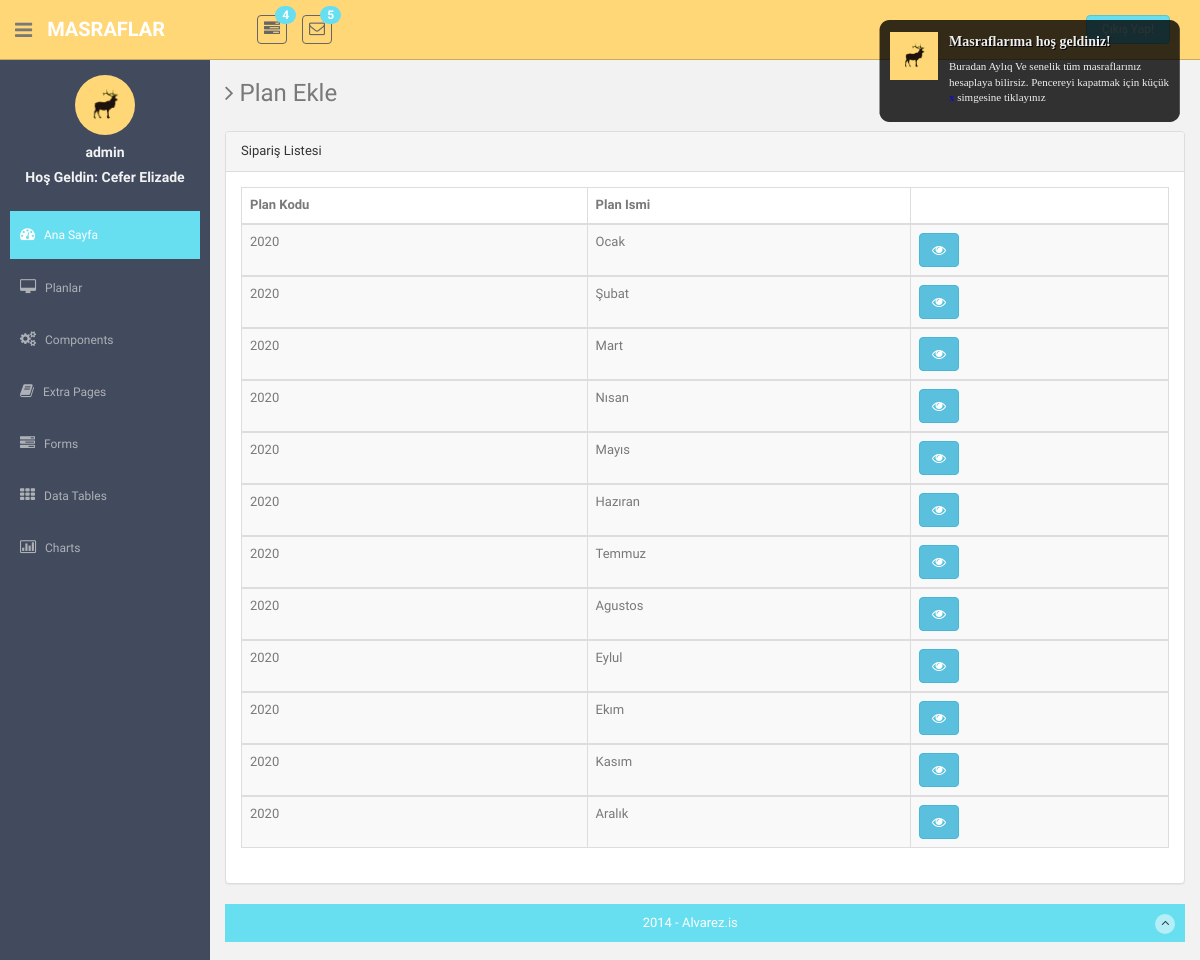
Page /months.php?year=2020 (signed in) on the committed database.
### tables this page shows
CREATE TABLE IF NOT EXISTS `users` (
  `users_id` int(11) NOT NULL AUTO_INCREMENT,
  `users_name` varchar(50) DEFAULT NULL,
  `users_password` varchar(50) DEFAULT NULL,
  `users_mail` varchar(100) DEFAULT NULL,
  `users_namesurname` varchar(100) DEFAULT NULL,
  `users_authority` varchar(50) DEFAULT NULL,
  `users_status` varchar(50) DEFAULT NULL,
  `users_date` date DEFAULT NULL,
  PRIMARY KEY (`users_id`)
);

CREATE TABLE IF NOT EXISTS `month` (
  `month_id` int(11) NOT NULL AUTO_INCREMENT,
  `month_name` varchar(100) DEFAULT NULL,
  `month_year` varchar(11) DEFAULT NULL,
  PRIMARY KEY (`month_id`)
);

### months.php (the view, shortened to what this page needs)
     <?php include "header.php"; ?>
     <?php include "sidebar.php";?>
   <section id="main-content">
          <section class="wrapper site-min-height">
          	<h3><i class="fa fa-angle-right"></i> Plan Ekle</h3>
          	<div class="row mt">
          		<div class="col-lg-12">
                  <div class="row">
                <div class="col-md-12">
                    <div class="panel panel-default">
                        <div class="panel-heading">
                            Sipariş Listesi
                        </div>
                        <div class="panel-body">
                            <div class="table-responsive">
                                <table class="table table-striped table-bordered table-hover">
                                    <thead>
                                        <tr>
                                            <th>Plan Kodu</th>
                                            <th>Plan Ismi</th>
                                            <th></th>
                                        </tr>
                                    </thead>
                                    <?php
$veriler=$db->prepare("SELECT * FROM month WHERE month_year=:year ORDER BY month_year DESC");
$veriler->execute(array(
    'year' => $_GET['year']
));
$data=$veriler->fetchAll(PDO::FETCH_ASSOC);
foreach ($data as $row) {
?>
                                    <tbody>
                                        <tr>
                                            <td><?php echo $row['month_year']."<br />\n"; ?></td>
                                                <td><?php echo $row['month_name']."<br />\n"; ?></td>
                                            <td> <a href="<?php echo "expense.php?month=".$row['month_id'];?>" class="btn btn-info" title="işlem yap"><i class="fa fa-eye fa-1x"></i></a> </td>
                                               <?php }?>
                                        </tr>
                                    </tbody>
                                </table>
                            </div>
                        </div>
                    </div>
                </div>
                </div>
            </div>
            </div>
      <?php include "footer.php";?>

### header.php (shortened to what this page needs)
<!DOCTYPE html>
<html lang="en">
  <head>
    <link href="assets/css/bootstrap.css" rel="stylesheet">
    <link href="assets/font-awesome/css/font-awesome.css" rel="stylesheet" />
    <link rel="stylesheet" type="text/css" href="assets/css/zabuto_calendar.css">
    <link rel="stylesheet" type="text/css" href="assets/js/gritter/css/jquery.gritter.css" />
    <link rel="stylesheet" type="text/css" href="assets/lineicons/style.css">
    <link href="assets/css/style.css" rel="stylesheet">
    <link href="assets/css/style-responsive.css" rel="stylesheet">
    <link rel="stylesheet" href="assets/css/to-do.css">
  </head>
  <body>
  <section id="container" >
      <header class="header black-bg">
              <div class="sidebar-toggle-box">
                  <div class="fa fa-bars tooltips" data-placement="right" data-original-title="Toggle Navigation"></div>
              </div>
            <a href="index.html" class="logo"><b>Masraflar</b></a>
            <div class="nav notify-row" id="top_menu">
                <ul class="nav top-menu">
                    <li class="dropdown">
                        <a data-toggle="dropdown" class="dropdown-toggle" href="index.html#">
                            <i class="fa fa-tasks"></i>
                            <span class="badge bg-theme">4</span>
                        </a>
                    </li>
                    <li id="header_inbox_bar" class="dropdown">
                        <a data-toggle="dropdown" class="dropdown-toggle" href="index.html#">
                            <i class="fa fa-envelope-o"></i>
                            <span class="badge bg-theme">5</span>
                        </a>
                    </li>
                </ul>
            </div>
            <div class="top-menu">
            	<ul class="nav pull-right top-menu">
                    <li><a class="logout" href="logout.php">Çıkış Yap!</a></li>
            	</ul>
            </div>
        </header>

### sidebar.php (shortened to what this page needs)
<aside>
    <div id="sidebar"  class="nav-collapse ">
        <ul class="sidebar-menu" id="nav-accordion">
        	  <p class="centered"><a href="profile.html"><img src="assets/img/ui-sam.jpg" class="img-circle" width="60"></a></p>
              <h5 class="centered"><?php echo $_SESSION['users_name'];?></h5>
              <h5 class="centered">
              <?php
          $askusers=$db->prepare("SELECT users_namesurname,users_id FROM users WHERE users_name=:users_name");
          $askusers->execute(array(
          'users_name' => $_SESSION['users_name']
          ));
          foreach ($askusers as $row)
          {
              echo "Hoş Geldin:  ".$row['users_namesurname'] ;
          }
          ?></h5>
            <li class="mt">
                <a class="active" href="index.php">
                    <i class="fa fa-dashboard"></i>
                    <span>Ana Sayfa</span>
                </a>
            </li>
            <li class="sub-menu">
                <a href="javascript:;" >
                    <i class="fa fa-desktop"></i>
                    <span>Planlar</span>
                </a>
            </li>
            <li class="sub-menu">
                <a href="javascript:;" >
                    <i class="fa fa-cogs"></i>
                    <span>Components</span>
                </a>
            </li>
            <li class="sub-menu">
                <a href="javascript:;" >
                    <i class="fa fa-book"></i>
                    <span>Extra Pages</span>
                </a>
            </li>
            <li class="sub-menu">
                <a href="javascript:;" >
                    <i class="fa fa-tasks"></i>
                    <span>Forms</span>
                </a>
            </li>
            <li class="sub-menu">
                <a href="javascript:;" >
                    <i class="fa fa-th"></i>
                    <span>Data Tables</span>
                </a>
            </li>
            <li class="sub-menu">
                <a href="javascript:;" >
                    <i class=" fa fa-bar-chart-o"></i>
                    <span>Charts</span>
                </a>
            </li>
        </ul>
    </div>
</aside>

### footer.php (shortened to what this page needs)
      <footer class="site-footer">
          <div class="text-center">
              2014 - Alvarez.is
              <a href="index.html#" class="go-top">
                  <i class="fa fa-angle-up"></i>
              </a>
          </div>
      </footer>
  </section>
  </body>
</html>

### assets/css/style.css (style rules this page uses)
body { color: #797979; background: #f2f2f2; font-family: 'Ruda', sans-serif; padding: 0px !important; margin: 0px !important; font-size:13px; }
ul li { list-style: none; }
a, a:hover, a:focus { text-decoration: none; outline: none; }
#container { width: 100%; height: 100%; }
.bg-theme { background-color: #68dff0; }
.centered { text-align: center; }
.mt { margin-top: 25px; }
ul.top-menu > li > .logout { color: #f2f2f2; font-size: 12px; border-radius: 4px; -webkit-border-radius: 4px; border: 1px solid #64c3c2 !important; padding: 5px 15px; margin-right: 15px; background: #68dff0; margin-top: 15px; }
#sidebar { width: 210px; height: 100%; position: fixed; background: #424a5d; }
#sidebar h5 { color: #f2f2f2; font-weight: 700; }
#sidebar ul li { position: relative; }
ul.sidebar-menu , ul.sidebar-menu li ul.sub { margin: -2px 0 0; padding: 0; }
ul.sidebar-menu { margin-top: 75px; }
ul.sidebar-menu li { margin-bottom: 5px; margin-left:10px; margin-right:10px; }
ul.sidebar-menu li.sub-menu { line-height: 15px; }
ul.sidebar-menu li a span { display: inline-block; }
ul.sidebar-menu li a { color: #aeb2b7; text-decoration: none; display: block; padding: 15px 0 15px 10px; font-size: 12px; outline: none; -webkit-transition: all 0.3s ease; -moz-transition: all 0.3s ease; -o-transition: all 0.3s ease; -ms-transition: all 0.3s ease; transition: all 0.3s ease; }
ul.sidebar-menu li a.active, ul.sidebar-menu li a:hover, ul.sidebar-menu li a:focus { background: #68dff0; color: #fff; display: block; -webkit-transition: all 0.3s ease; -moz-transition: all 0.3s ease; -o-transition: all 0.3s ease; -ms-transition: all 0.3s ease; transition: all 0.3s ease; }
ul.sidebar-menu li a i { font-size: 15px; padding-right: 6px; }
ul.sidebar-menu li a.active i { color: #fff; }
#main-content { margin-left: 210px; }
.header, .footer { min-height: 60px; padding: 0 15px; }
.header { position: fixed; left: 0; right: 0; z-index: 1002; }
.black-bg { background: #ffd777; border-bottom: 1px solid #c9aa5f; }
.wrapper { display: inline-block; margin-top: 60px; padding-left: 15px; padding-right: 15px; padding-bottom: 15px; padding-top: 0px; width: 100%; }
a.logo { font-size: 20px; color: #ffffff; float: left; margin-top: 15px; text-transform: uppercase; }
a.logo b { font-weight: 900; }
#top_menu .nav > li, ul.top-menu > li { float: left; }
.notify-row { float: left; margin-top: 15px; margin-left: 92px; }
ul.top-menu > li > a { color: #666666; font-size: 16px; border-radius: 4px; -webkit-border-radius: 4px; border:1px solid #666666 !important; padding: 2px 6px; margin-right: 15px; }
.notify-row .badge { position: absolute; right: -10px; top: -10px; z-index: 100; }
.sidebar-toggle-box { float: left; padding-right: 15px; margin-top: 20px; }
.sidebar-toggle-box .fa-bars { cursor: pointer; display: inline-block; font-size: 20px; }
.site-footer { background: #68dff0; color: #fff; padding: 10px 0; }
.go-top { margin-right: 1%; float: right; background: rgba(255,255,255,.5); width: 20px; height: 20px; border-radius: 50%; -webkit-border-radius: 50%; }
.go-top i { color: #2A3542; }
.site-min-height { min-height: 900px; }

### rows in the picture
users: users_namesurname "Cefer Elizade"
month: month_year "2020", month_name "Ocak"
month: month_year "2020", month_name "Şubat"
month: month_year "2020", month_name "Mart"
month: month_year "2020", month_name "Nısan"
month: month_year "2020", month_name "Mayıs"
month: month_year "2020", month_name "Hazıran"
month: month_year "2020", month_name "Temmuz"
month: month_year "2020", month_name "Agustos"
month: month_year "2020", month_name "Eylul"
month: month_year "2020", month_name "Ekım"
month: month_year "2020", month_name "Kasım"
month: month_year "2020", month_name "Aralık"

### other values in the picture
$_SESSION['users_name'] "admin"
